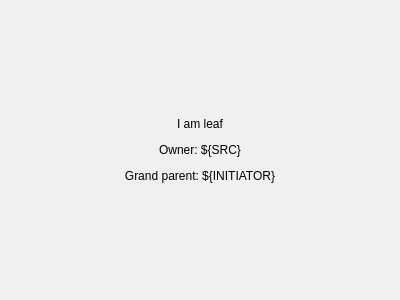
<?xml version="1.0" encoding="UTF-8"?>
<ui version="4.0">
 <class>Form</class>
 <widget class="QWidget" name="Form">
  <property name="geometry">
   <rect>
    <x>0</x>
    <y>0</y>
    <width>400</width>
    <height>300</height>
   </rect>
  </property>
  <property name="windowTitle">
   <string>Form</string>
  </property>
  <layout class="QHBoxLayout" name="horizontalLayout">
   <item>
    <widget class="QLabel" name="label">
     <property name="text">
      <string>&lt;html&gt;&lt;head/&gt;&lt;body&gt;&lt;p&gt;I am leaf&lt;/p&gt;&lt;p&gt;Owner: ${SRC}&lt;/p&gt;&lt;p&gt;Grand parent: ${INITIATOR}&lt;/p&gt;&lt;/body&gt;&lt;/html&gt;</string>
     </property>
     <property name="alignment">
      <set>Qt::AlignCenter</set>
     </property>
     <property name="wordWrap">
      <bool>true</bool>
     </property>
    </widget>
   </item>
  </layout>
 </widget>
 <resources/>
 <connections/>
</ui>
